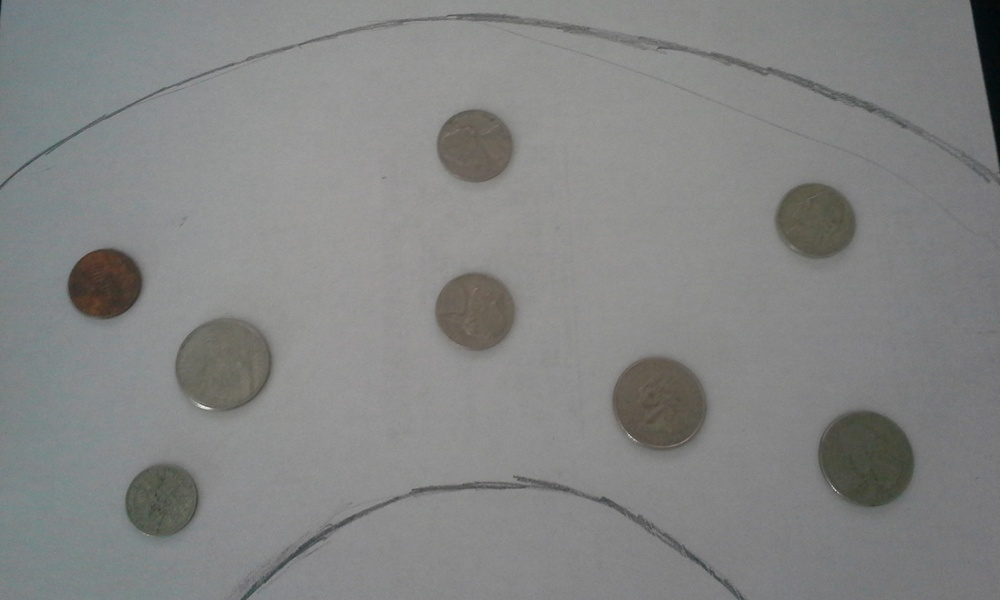
%> input picture matlab/find_coins/20160921_1.jpg, 1000 x 600 px, shrunk from 2560 x 1536 before the run
$ octave CoinsRecog_sobel_I2.m   (GNU Octave 9; MATLAB toolbox functions it lacks are replaced by stand-ins)
%> lines starting %> are read from the running program, lines starting %| are printed output that depends on the picture; in (x1, y1, x2, y2) boxes, pixels count from 0 and x2, y2 are one past the last pixel; in counts of white or black regions, pixels touching at a corner belong together; the program's own positions count from 1
clc
clear all

% Edge Detection
% Original Image
CR = imread('20160921_1.jpg'); % Reading Original Image
%> CR is the input picture: size 600x1000x3 uint8; mean R, G, B 131.4, 132.5, 131.8
figure % Displaying Original Image
imshow(CR),title('Original Coins Image');

% Black and White (Binary) Image
GI = rgb2gray(CR); % Converting Original to Grayscale Image
figure  % Displaying Grayscale Image
imshow(GI),title('Grayscale Image of Original');

GIblur1 = imgaussfilt(GI,4);
figure  % Displaying Grayscale Image
imshow(GIblur1),title('Grayscale Image without salt & pepper noise');

% Edge Detection using Sobel operator
BWs = edge(GIblur1, 'sobel'); % using Sobel Operator
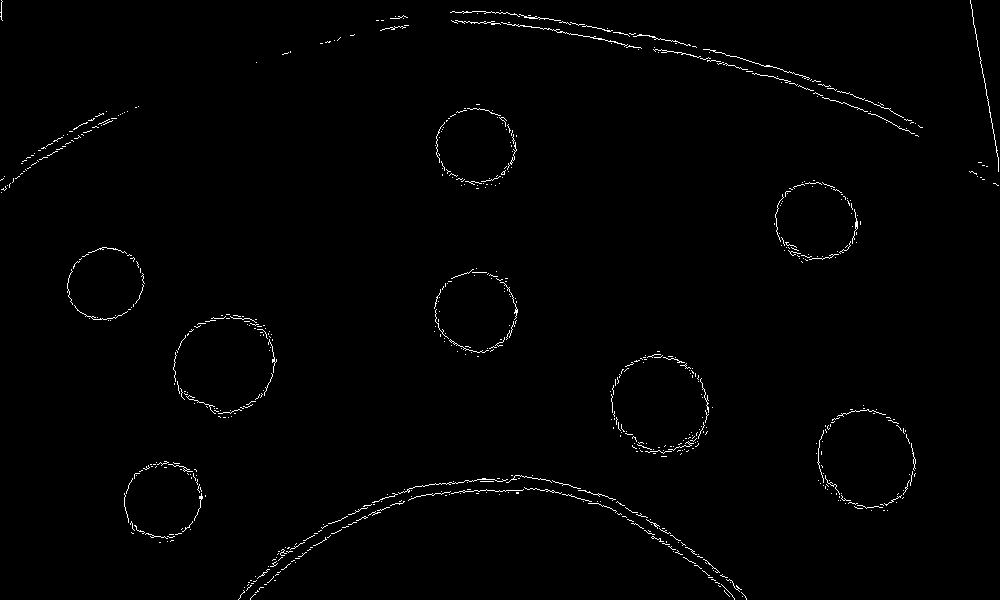
%> BWs: size 600x1000 logical; 0.98% white in thin lines or dots
figure % Displaying Edge-detected Image
imshow(BWs), title('Edges of Original using Sobel Mask');

% Dilating the image
% Filling the detected object in image with linear structures
% st0 = strel('line',4, 0); % strel-line with length 4 and 0 degree
% st90 = strel('line',4, 90); % strel-line with length 4 and 90 degree
stD = strel('diamond', 20);
% strel structure with diamond shape and lenght 20
% Using dilate function
% BWsdil = imdilate(BWs, [st90, st0]);
BWsdil = imdilate(BWs, stD); % Smoothening effect
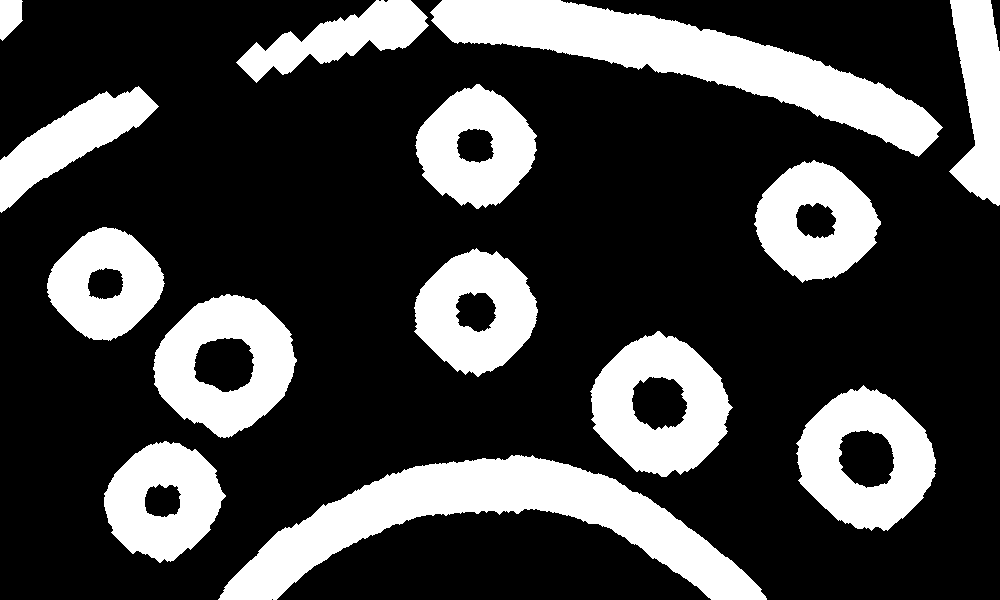
%> BWsdil: size 600x1000 logical; 26.3% white; 14 white regions, largest, box (x1, y1, x2, y2) and area: (218, 455, 767, 600) 27001, (430, 0, 943, 157) 24896, (590, 331, 733, 477) 12373
figure % Displaying Dilated Image
imshow(BWsdil), title('Dilated Gradient Mask of Edge Detected Image');

% % Applying Contra Harmonic Mean filter to remove the salt & pepper noise
% MI1 = contraharmeanfilt(BWs, 1.2 ); % Q = -2, order of filter
% % Q = +ve, pepper noise, Q = -ve, salt noise
% figure % Displaying Image after removing salt noise
% imshow(MI1), title('Image after removing Salt noise');

% Filling holes representing coins
BWdfill = imfill(BWsdil, 'holes');
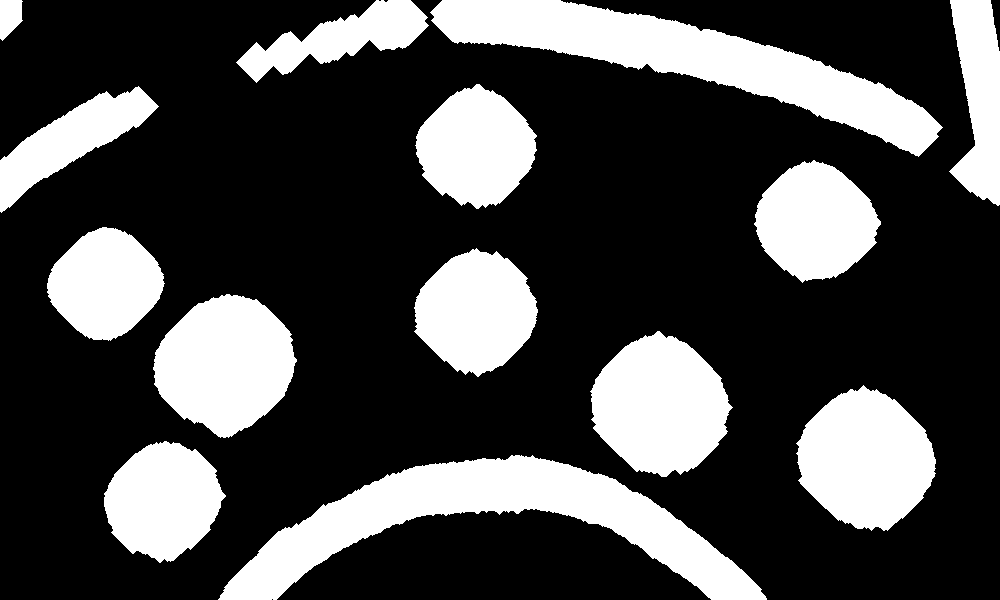
%> BWdfill: size 600x1000 logical; 28.3% white; 14 white regions, largest, box (x1, y1, x2, y2) and area: (218, 455, 767, 600) 27001, (430, 0, 943, 157) 24896, (153, 294, 297, 438) 14659
figure, imshow(BWdfill); % Displaying the Dilated Image with filled holes
title('Dilated Binary Image with filled holes');

% Eroding the image (Sharpening effect)
% BWsero = imerode(BWdfill, [st90, st0]);
BWsero1 = imerode(BWdfill, strel('diamond', 10));
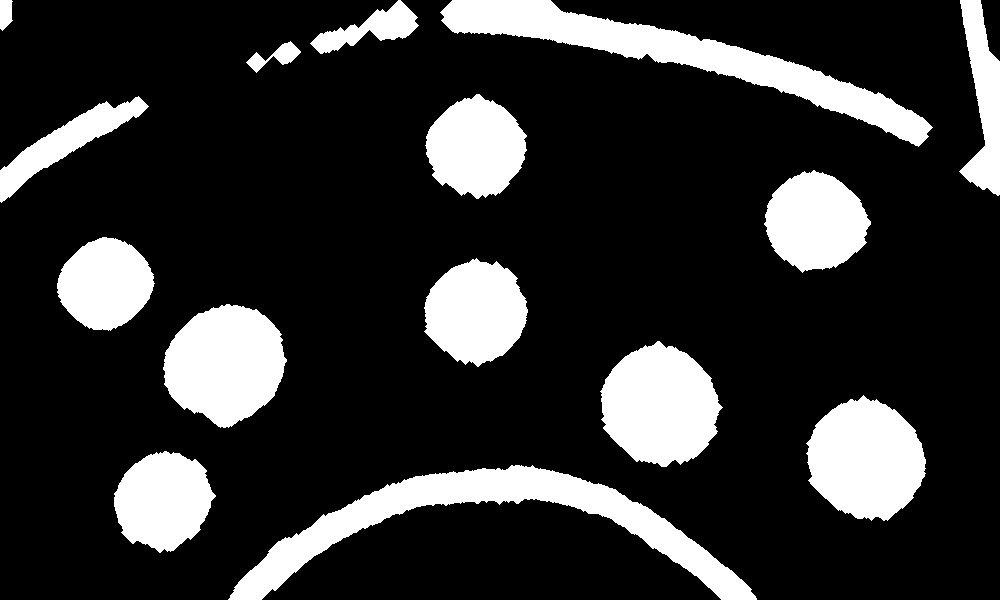
%> BWsero1: size 600x1000 logical; 19.3% white; 15 white regions, largest, box (x1, y1, x2, y2) and area: (228, 465, 757, 600) 16953, (440, 0, 933, 147) 15796, (163, 304, 287, 428) 11109
BWsero2 = imerode(BWsero1, strel('diamond', 10));
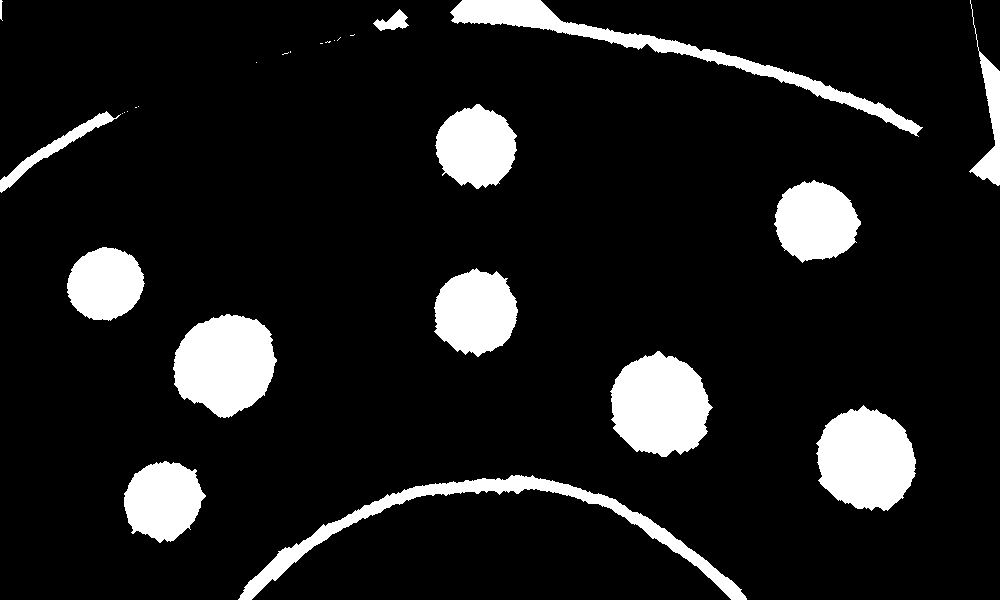
%> BWsero2: size 600x1000 logical; 11% white; 27 white regions (13 under 20 px), largest, box (x1, y1, x2, y2) and area: (173, 314, 277, 418) 7959, (610, 351, 713, 457) 7954, (816, 405, 916, 511) 7864
BWsero3 = imerode(BWsero1, strel('diamond', 4));
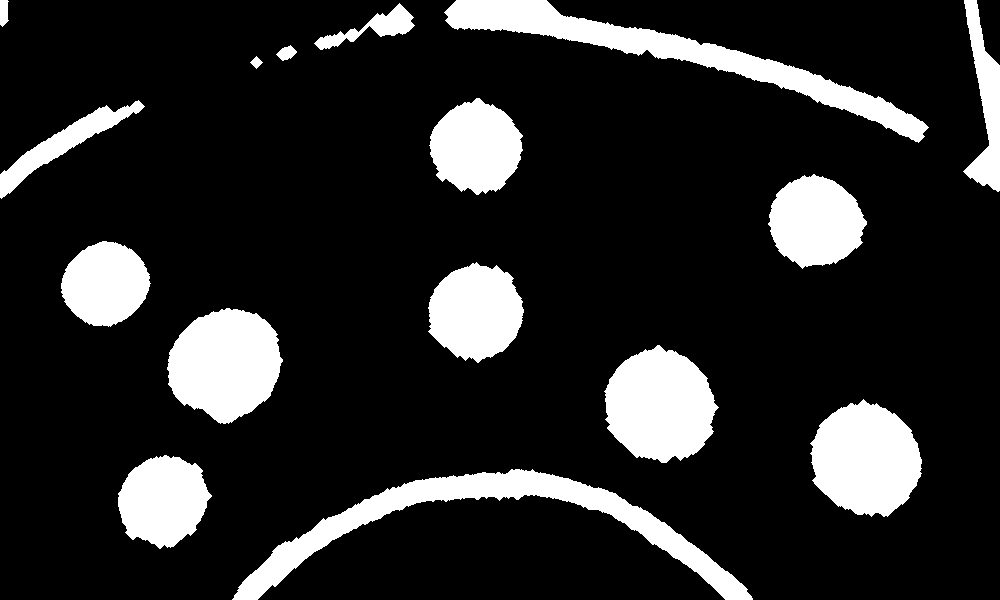
%> BWsero3: size 600x1000 logical; 15.9% white; 16 white regions, largest, box (x1, y1, x2, y2) and area: (232, 469, 753, 600) 12933, (444, 0, 929, 143) 12212, (167, 308, 283, 424) 9801
BWsero4 = imerode(BWsero1, strel('diamond', 4));
figure % Displaying Eroded Image
imshow(BWsero4), title('Eroded Gradient Mask of  Edge Detected Image');

% Displaying Original Image and ploting Outline of Boundaries of coins
figure
imshow(CR), title('Outlined Original Coins Image');
hold on
% Traces exterior boundary of Objects and boundaries of holes inside
% these objects
boundaries = bwboundaries(BWsero4);
%> boundaries = 16 boundaries; largest, box (x1, y1, x2, y2) and points: (232, 469, 753, 600) 1056, (444, 0, 929, 143) 981, (963, 0, 1000, 192) 410, (167, 308, 283, 424) 318, (604, 345, 719, 463) 316
for k=1:8
   b = boundaries{k}; %boundaries is a variable of type cell
   plot(b(:,2),b(:,1),'r','LineWidth',3);
end
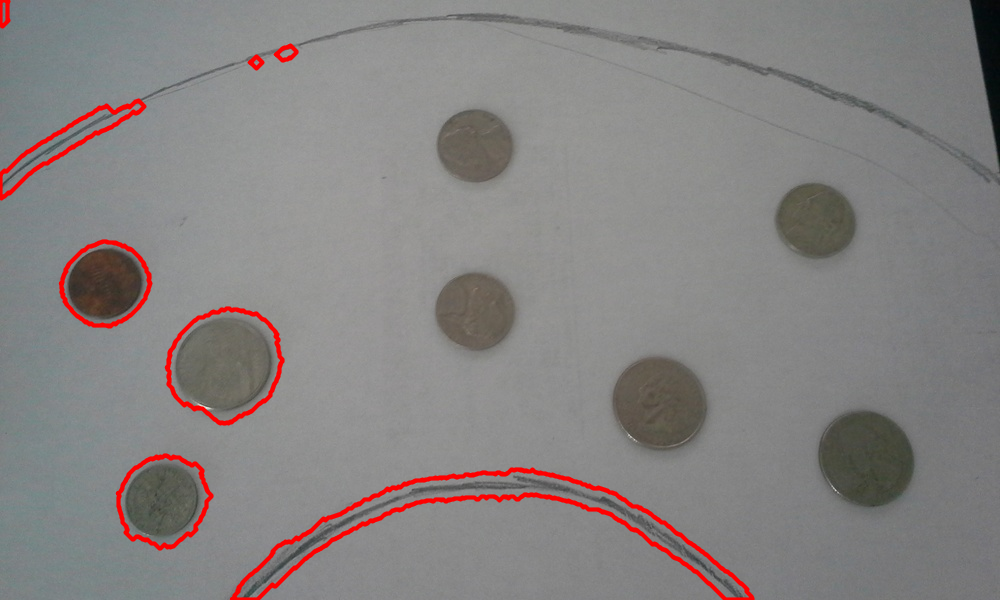
%> figure redrawn from the program's plot data; its title reads 'Outlined Original Coins Image'

% [7 lines of commented-out code are left out]
